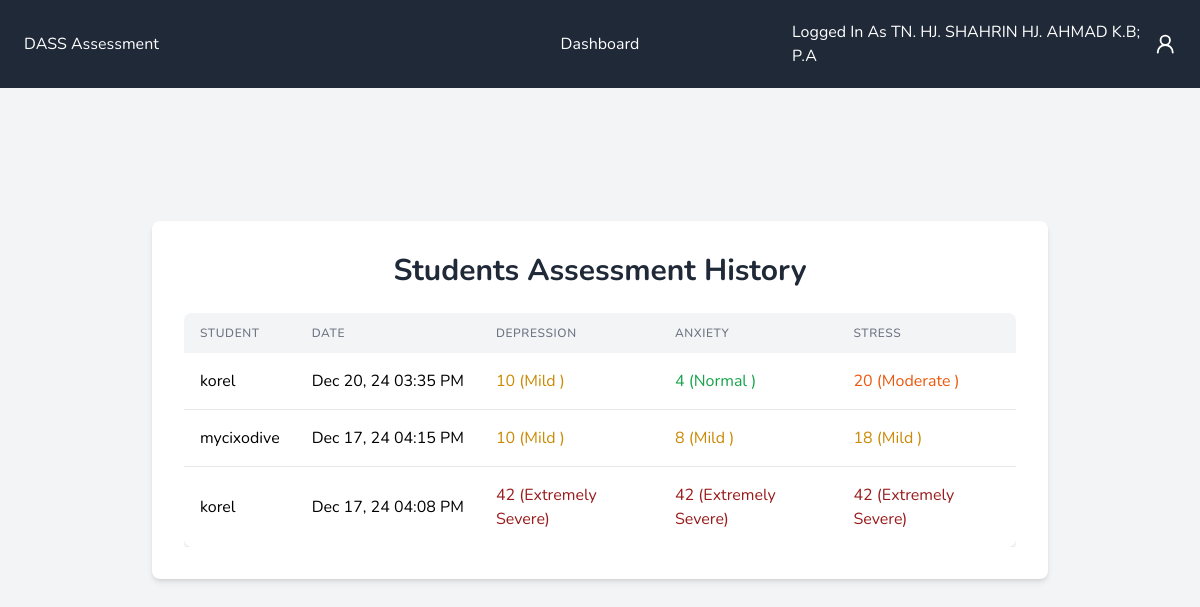
The app's page /assessments (signed in), older data.
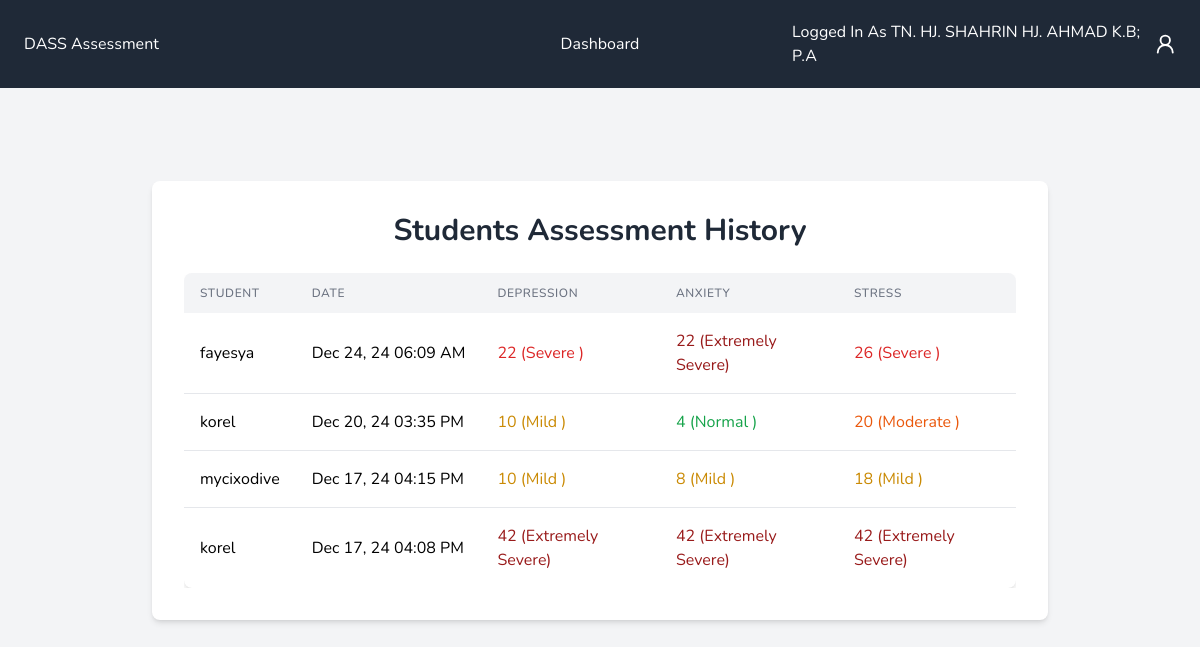
The same page, newer data.
### tables this page shows
CREATE TABLE dass_score (
            id INTEGER PRIMARY KEY AUTOINCREMENT,
            user_id INTEGER NOT NULL,
            answer TEXT NOT NULL,
            depression_score INTEGER NOT NULL,
            anxiety_score INTEGER NOT NULL,
            stress_score INTEGER NOT NULL,
            date_taken TEXT NOT NULL DEFAULT CURRENT_TIMESTAMP,
            FOREIGN KEY (user_id) REFERENCES students (id)
        );

CREATE TABLE students (
            id INTEGER PRIMARY KEY AUTOINCREMENT,
            email TEXT UNIQUE NOT NULL,
            username TEXT UNIQUE NOT NULL,
            password TEXT NOT NULL,
            phone TEXT,
            age INTEGER,
            gender TEXT
        );

### app.py (the view)
@app.route("/assessments")
@counsellor_login_required
def assessments():
    try:
        conn = get_db_connection()
        cursor = conn.cursor()
        cursor.execute("""
            SELECT ds.id, user_id, depression_score, anxiety_score, stress_score, date_taken, s.username
            FROM dass_score ds
            JOIN students s ON ds.user_id = s.id
            ORDER BY date_taken DESC
        """)
        all_assessments = cursor.fetchall()
        cursor.close()
        conn.close()
        return render_template("assessment.html", all_assessments=all_assessments)
    except Exception as e:
        print({str(e)})
        flash(f"Error retrieving assessment history: {str(e)}", "error")
        return redirect(url_for("counsellor_dashboard"))

### app.py (called while the page is built)
def counsellor_login_required(f):
    @functools.wraps(f)
    def decorated_function(*args, **kwargs):
        if not session.get("user_id") or session.get("role") != "counsellor":
            return redirect(url_for("counsellor_login"))
        return f(*args, **kwargs)
    return decorated_function

def dateformat(value, format="%Y-%m-%d"):
    if isinstance(value, str):
        try:
            value = datetime.fromisoformat(value.replace("Z", "+00:00"))
        except ValueError:
            return value
    if isinstance(value, datetime):
        return value.strftime(format)
    return value

### database.py (called while the page is built)
def get_db_connection():
    conn = sqlite3.connect("dass.db")
    conn.row_factory = sqlite3.Row
    return conn

### templates/assessment.html (shortened to what the changed rows need)
{% extends "base.html" %}
{% block content %}
    <div class="container mx-auto px-4 py-8">
        <div class="bg-white shadow-md rounded-lg p-8 max-w-4xl mx-auto">
            <h1 class="text-3xl font-bold mb-6 text-center text-gray-800">Students Assessment History</h1>
            {% if all_assessments %}
                <div class="overflow-x-auto">
                    <table class="w-full bg-white shadow-md rounded-lg overflow-hidden">
                        <thead class="bg-gray-100">
                        <tr>
                            <th class="px-4 py-3 text-left text-xs font-medium text-gray-500 uppercase tracking-wider">
                                Student
                            </th>
                            <th class="px-4 py-3 text-left text-xs font-medium text-gray-500 uppercase tracking-wider">
                                Date
                            </th>
                            <th class="px-4 py-3 text-left text-xs font-medium text-gray-500 uppercase tracking-wider">
                                Depression
                            </th>
                            <th class="px-4 py-3 text-left text-xs font-medium text-gray-500 uppercase tracking-wider">
                                Anxiety
                            </th>
                            <th class="px-4 py-3 text-left text-xs font-medium text-gray-500 uppercase tracking-wider">
                                Stress
                            </th>
                        </tr>
                        </thead>
                        <tbody class="divide-y divide-gray-200">
                        {% for assessment in all_assessments %}
                            <tr class="hover:bg-gray-50 transition duration-200">
                                <td class="px-4 py-4 whitespace-nowrap">
                                    {{ assessment.username }}
                                </td>
                                <td class="px-4 py-4 whitespace-nowrap">
                                    {{ assessment.date_taken | dateformat("%b %d, %y %I:%M %p") }}
                                </td>
                                <td class="px-4 py-4">
                                <span class="{% if assessment.depression_score <= 9 %}text-green-600
                                             {% elif assessment.depression_score <= 13 %}text-yellow-600
                                             {% elif assessment.depression_score <= 20 %}text-orange-600
                                             {% elif assessment.depression_score <= 27 %}text-red-600
                                             {% else %}text-red-800{% endif %}">
                                    {{ assessment.depression_score }}
                                    ({% if assessment.depression_score <= 9 %}Normal
                                {% elif assessment.depression_score <= 13 %}Mild
                                {% elif assessment.depression_score <= 20 %}Moderate
                                {% elif assessment.depression_score <= 27 %}Severe
                                {% else %}Extremely Severe{% endif %})
                                </span>
                                </td>
                                <td class="px-4 py-4">
                                <span class="{% if assessment.anxiety_score <= 7 %}text-green-600
                                             {% elif assessment.anxiety_score <= 9 %}text-yellow-600
                                             {% elif assessment.anxiety_score <= 14 %}text-orange-600
                                             {% elif assessment.anxiety_score <= 19 %}text-red-600
                                             {% else %}text-red-800{% endif %}">
                                    {{ assessment.anxiety_score }}
                                    ({% if assessment.anxiety_score <= 7 %}Normal
                                {% elif assessment.anxiety_score <= 9 %}Mild
                                {% elif assessment.anxiety_score <= 14 %}Moderate
                                {% elif assessment.anxiety_score <= 19 %}Severe
                                {% else %}Extremely Severe{% endif %})
                                </span>
                                </td>
                                <td class="px-4 py-4">
                                <span class="{% if assessment.stress_score <= 14 %}text-green-600
                                             {% elif assessment.stress_score <= 18 %}text-yellow-600
                                             {% elif assessment.stress_score <= 25 %}text-orange-600
                                             {% elif assessment.stress_score <= 33 %}text-red-600
                                             {% else %}text-red-800{% endif %}">
                                    {{ assessment.stress_score }}
                                    ({% if assessment.stress_score <= 14 %}Normal
                                {% elif assessment.stress_score <= 18 %}Mild
                                {% elif assessment.stress_score <= 25 %}Moderate
                                {% elif assessment.stress_score <= 33 %}Severe
                                {% else %}Extremely Severe{% endif %})
                                </span>
                                </td>
                            </tr>
                        {% endfor %}
                        </tbody>
                    </table>
                </div>
            {% endif %}
        </div>
    </div>
{% endblock %}

Row changes from the older to the newer data that the page shows:
added dass_score: username "fayesya", date_taken "Dec 24, 24 06:09 AM", depression_score "22", shows "Severe", anxiety_score "22", shows "Extremely Severe", stress_score "26"
